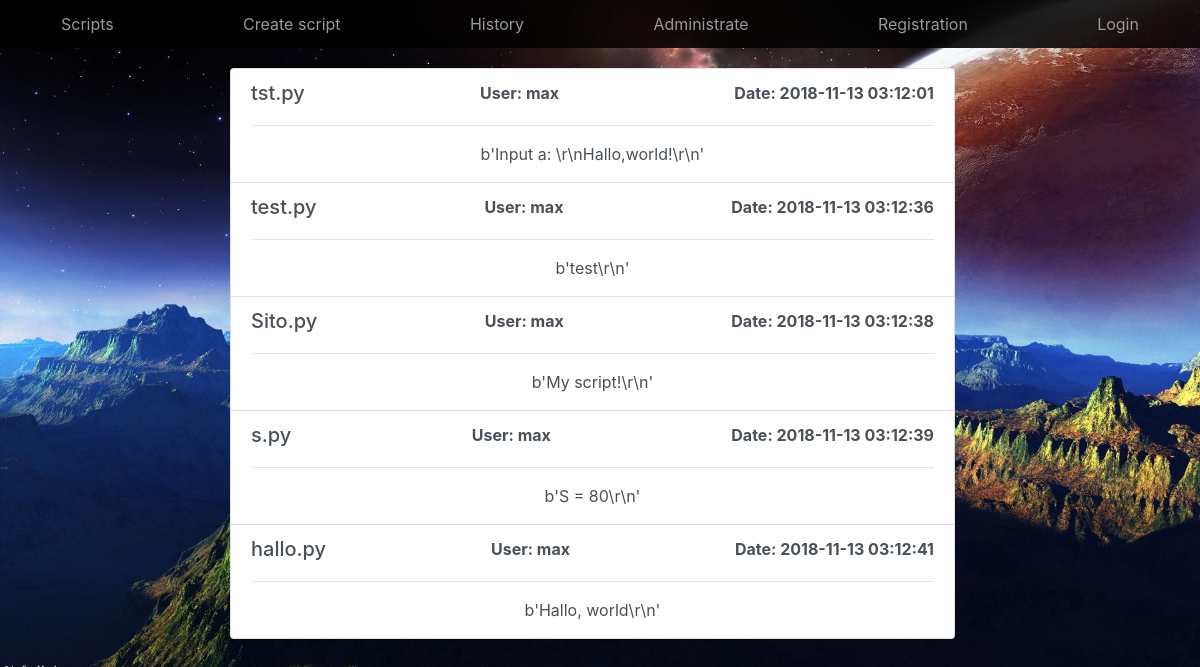
The page /history/ on the database its author committed.
### Script/models.py (models this page shows, shortened)
class History(models.Model):
    host_script = models.ForeignKey(script, on_delete=models.CASCADE, default=None)
    run_time = models.CharField(max_length=50)
    active_user = models.ForeignKey(User, on_delete=models.CASCADE, default=None)
    code = models.TextField(default=None)

class script(models.Model):
    creator = models.ForeignKey(User, on_delete=models.CASCADE, default=None)
    script_name = models.CharField(max_length=40, unique=True, db_index=True, primary_key=True)
    script = models.TextField()
    create_date = models.DateField(default=str(datetime.datetime.now())[:10])
    def __str__(self):
        return self.script_name

### Script/views.py (the view)
# urls.py: path('history/', Show_history, name='Show_history'),
def Show_history(request):
    history = History.objects.all()
    context = {
        "history": history
    }
    return render(request, 'History.html', context)

### Script/templates/History.html
{% extends 'home.html' %}
{% block content %}
<div class="container text-center" style="margin-top: 20px;">
     <div class="list-group col-lg-8 list_line">
            {% for li in history %}
          <li  class="list-group-item list-group-item-action  align-items-start">
            <div class="d-flex w-100 justify-content-between">
                    <h5 class="mb-1">{{ li.host_script }}</h5>
                    <b>User: {{ li.active_user}}</b>
                    <b>Date: {{ li.run_time }}</b>
            </div>
              <hr>
              <p class="mb-1">{{ li.code}}</p>
          </li>
        {% endfor %}
     </div>
</div>
{% endblock %}

### Script/static/style.css (style rules this page uses)
.back { height: 100%; width: 100%; background: url('back.jpg') no-repeat;;; background-size: cover; }
.list_line { display: inline-flex; }

### rows shown on the page
History: host_script "tst.py", active_user "max", run_time "2018-11-13 03:12:01", code "b'Input a: \\r\\nHallo,world!\\r\\n'"
History: host_script "test.py", active_user "max", run_time "2018-11-13 03:12:36", code "b'test\\r\\n'"
History: host_script "Sito.py", active_user "max", run_time "2018-11-13 03:12:38", code "b'My script!\\r\\n'"
History: host_script "s.py", active_user "max", run_time "2018-11-13 03:12:39", code "b'S = 80\\r\\n'"
History: host_script "hallo.py", active_user "max", run_time "2018-11-13 03:12:41", code "b'Hallo, world\\r\\n'"
